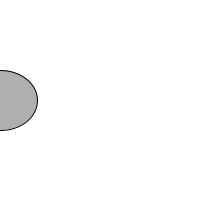
Frame 1 (no input)
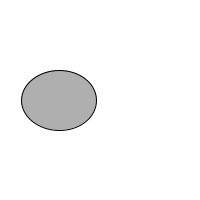
Frame 60 (the mouse pressed at the canvas centre just before this capture)
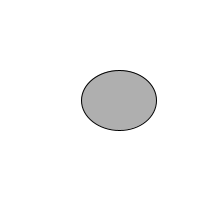
Frame 120 (the mouse held since frame 60 and released just before this capture)

The Processing sketch that drew these frames (run headless with seeded random() and noise(); from frame 60 on, the mouse is pressed at the canvas centre):

// Processing sketch: Day_1_1
// ── Day_1_1.pde
int circleX = 0; // declare and assign value cirlceX
int circleY = 100;

void setup (){ // run setup once
  size (200,200); // size of screen
}
void draw(){
  background(255); // "background" color
  stroke(0); // circle outline color
  fill (175); //circle inside color
  ellipse(circleX,circleY,75,60); // circle
 //ellipse(X position, Y position,radius X, radius Y

//circleX = circleX +1; // incrementing variable +1 or +2,3,4
 circleX++;
}
